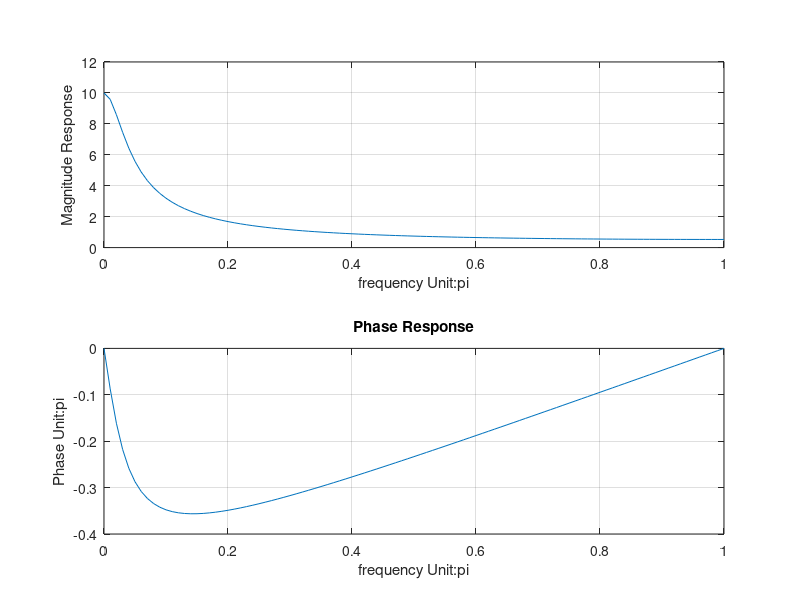

This figure's MATLAB source:
b=[1,0];
a=[1,-0.9];
w=(0:1:100)*pi/100;
figure(8);

[H,w]=freqz(b,a,w);
magH=abs(H);phaH=angle(H);
subplot(2,1,1);plot(w/pi,magH);
grid
xlabel('frequency Unit:pi');
ylabel('Magnitude Response');

subplot(2,1,2);plot(w/pi,phaH/pi);
grid
xlabel('frequency Unit:pi');
ylabel('Phase Unit:pi');
title('Phase Response');